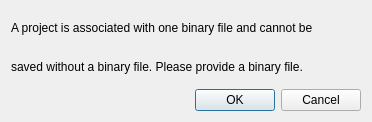
<?xml version="1.0" encoding="UTF-8"?>
<ui version="4.0">
 <class>FileSpecifiedErrorOverlay</class>
 <widget class="QDialog" name="FileSpecifiedErrorOverlay">
  <property name="geometry">
   <rect>
    <x>0</x>
    <y>0</y>
    <width>372</width>
    <height>122</height>
   </rect>
  </property>
  <property name="minimumSize">
   <size>
    <width>372</width>
    <height>122</height>
   </size>
  </property>
  <property name="maximumSize">
   <size>
    <width>375</width>
    <height>122</height>
   </size>
  </property>
  <property name="windowTitle">
   <string>Error Message: File Specified</string>
  </property>
  <layout class="QGridLayout" name="FileSpecifiedMainLayout">
   <item row="0" column="0">
    <layout class="QVBoxLayout" name="FileSpecifiedLabelsLayout">
     <item>
      <widget class="QLabel" name="FileSpecifiedLabel1">
       <property name="text">
        <string>A project is associated with one binary file and cannot be </string>
       </property>
      </widget>
     </item>
     <item>
      <widget class="QLabel" name="FileSpecifiedLabel2">
       <property name="text">
        <string>saved without a binary file. Please provide a binary file.</string>
       </property>
      </widget>
     </item>
    </layout>
   </item>
   <item row="1" column="0">
    <layout class="QHBoxLayout" name="FileSpecifiedErrorButtonboxLayout">
     <item>
      <widget class="QDialogButtonBox" name="FileSpecifiedButtonBox">
       <property name="orientation">
        <enum>Qt::Horizontal</enum>
       </property>
       <property name="standardButtons">
        <set>QDialogButtonBox::Cancel|QDialogButtonBox::Ok</set>
       </property>
      </widget>
     </item>
    </layout>
   </item>
  </layout>
 </widget>
 <resources/>
 <connections>
  <connection>
   <sender>FileSpecifiedButtonBox</sender>
   <signal>accepted()</signal>
   <receiver>FileSpecifiedErrorOverlay</receiver>
   <slot>accept()</slot>
   <hints>
    <hint type="sourcelabel">
     <x>248</x>
     <y>254</y>
    </hint>
    <hint type="destinationlabel">
     <x>157</x>
     <y>274</y>
    </hint>
   </hints>
  </connection>
  <connection>
   <sender>FileSpecifiedButtonBox</sender>
   <signal>rejected()</signal>
   <receiver>FileSpecifiedErrorOverlay</receiver>
   <slot>reject()</slot>
   <hints>
    <hint type="sourcelabel">
     <x>316</x>
     <y>260</y>
    </hint>
    <hint type="destinationlabel">
     <x>286</x>
     <y>274</y>
    </hint>
   </hints>
  </connection>
 </connections>
</ui>
